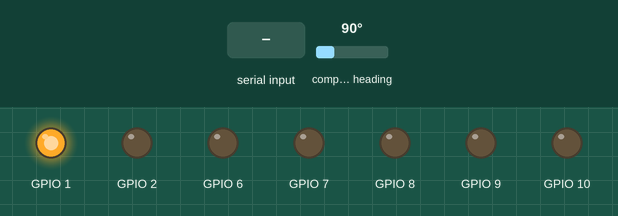
The program below on a simulated ESP32-S3. Parts: output pins drawn as LEDs (lit = HIGH). The test bench sets the inputs (shaded band); at power-on: compass heading 90°. What the program prints to the serial monitor is not drawn.

Above: at 1.2 s.
1.3 s: compass heading set to 74°
At 2.7 s:
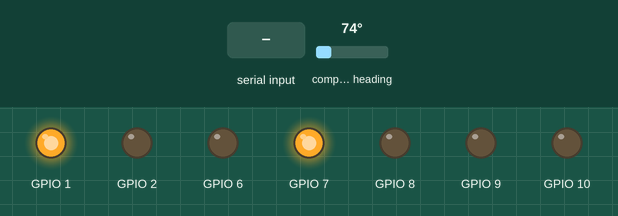
3.4 s: compass heading set to 180°
At 4.3 s:
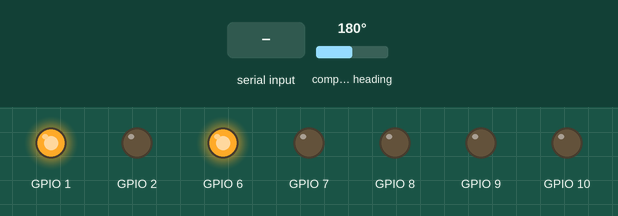
4.9 s: "M90\n" received over Serial
At 6.0 s:
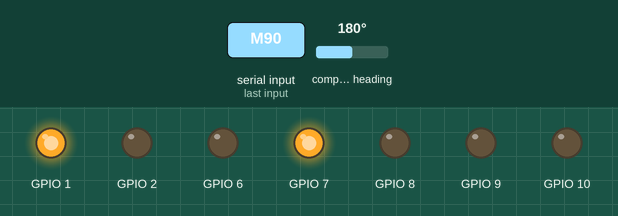
6.4 s: "M:1\n" received over Serial
At 6.41 s:
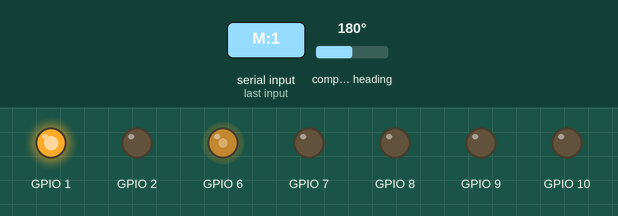
Timing chart, 0 to 8.9 s (numbered marks = the images above; inputs shaded):
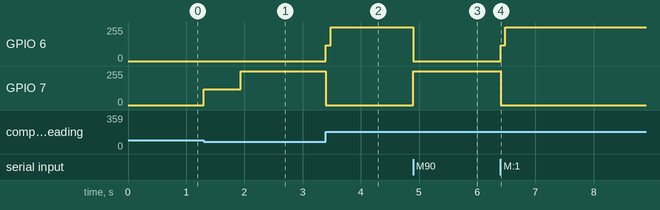

Measured:
- the behaviour switches between 79 and 78° on compass heading (found by bisection; images 0 and 1)
- after the input at 1.3 s, GPIO 7: 0/255 → 120/255 at once, → 255/255 0.64 s later
- after the input at 3.4 s, GPIO 6: 0/255 → 120/255 at once, → 255/255 0.08 s later; GPIO 7: 255/255 → 0/255 at once
- after the input at 4.9 s, GPIO 6: 255/255 → 0/255 at once; GPIO 7: 0/255 → 255/255 at once
- after the input at 6.4 s, GPIO 6: 0/255 → 120/255 at once, → 255/255 0.08 s later; GPIO 7: 255/255 → 0/255 at once

The program:

main.cpp
```cpp
#include <AS5600.h>
#include <Arduino.h>
#include <Wire.h>

AS5600 encoder;

float target_position = 0.0;
const float DEADBAND = 0.2; // Radians
const int MIN_PWM = 120;
const int MAX_PWM = 255;

// PI Controller Constants
float Kp = 50.0; // Proportional Gain
float Ki = 2.0;   // Integral Gain (start small or 0)
float integral_error = 0.0;
const float MAX_INTEGRAL = 150.0; // Integral Windup Limit

void setMotor(int pwm) {
    if (pwm > 0) {
        if (pwm < MIN_PWM) pwm = MIN_PWM;
        if (pwm > MAX_PWM) pwm = MAX_PWM;
        analogWrite(6, pwm);
        analogWrite(7, 0);
    } else if (pwm < 0) {
        pwm = -pwm;
        if (pwm < MIN_PWM) pwm = MIN_PWM;
        if (pwm > MAX_PWM) pwm = MAX_PWM;
        analogWrite(6, 0);
        analogWrite(7, pwm);
    } else {
        analogWrite(6, 0);
        analogWrite(7, 0);
    }
}

void setup() {
    // power AS5600
    pinMode(1, OUTPUT);
    pinMode(2, OUTPUT);
    digitalWrite(1, HIGH);
    digitalWrite(2, LOW);
    delay(10);

    // set up AS5600 I2C connection
    Wire.setPins(44, 43);
    Wire.begin();

    pinMode(6, OUTPUT);
    pinMode(7, OUTPUT);
    pinMode(8, OUTPUT);
    pinMode(9, OUTPUT);
    pinMode(10, OUTPUT);
    digitalWrite(8, LOW);
    digitalWrite(9, LOW);
    digitalWrite(10, LOW);

    analogWriteFrequency(1000);
    analogWriteResolution(8); // 0-255
    analogWrite(6, 0);
    analogWrite(7, 0);

    // wait for serial
    Serial.begin(921600); // Increased baud rate for lower latency
    while (!Serial) {
        delay(10);
    }

    if (!encoder.begin()) {
        while (1) {
            Serial.println("AS5600 not detected. Restarting...");
            delay(2000);
            ESP.restart();
        }
    }

    // Initialize target to current position to avoid jump on start
    target_position = (encoder.getCumulativePosition() * 2 * PI) / 4096.0;
}

void loop() {
    // Read the current angle in radians
    float current_position = (encoder.getCumulativePosition() * 2 * PI) / 4096.0;

    // Check for incoming serial data (target position)
    if (Serial.available() > 0) {
        String input = Serial.readStringUntil('\n');
        input.trim();

        // Check for GPIO command (e.g. P8:1) or Motor command (e.g. M12.34)
        if (input.length() > 0) {
            if (input.startsWith("P")) {
                int colonIndex = input.indexOf(':');
                if (colonIndex != -1) {
                    int pin = input.substring(1, colonIndex).toInt();
                    int state = input.substring(colonIndex + 1).toInt();

                    if (pin == 8 || pin == 9 || pin == 10) {
                        digitalWrite(pin, state ? HIGH : LOW);
                    }
                }
            } else if (input.startsWith("M")) {
                // Motor command
                target_position = input.substring(1).toFloat();
                integral_error = 0; // Reset integral on new target
            } else {

            }
        // Clear the serial input buffer after processing command
        while (Serial.available() > 0) {
            Serial.read();
        }
        }
    }

    // PI control
    float error = target_position - current_position;

    // Integral calculation with windup guard and zero-crossing reset
    static float last_error = 0;

    // Check for zero crossing: error sign change with respect to last_error, excluding zero itself
    if ((error != 0) && (last_error != 0) && ((error > 0) != (last_error > 0))) {
        integral_error = 0;
    }

    if (abs(error) > DEADBAND) {
        integral_error += error;
        if (integral_error > MAX_INTEGRAL) integral_error = MAX_INTEGRAL;
        if (integral_error < -MAX_INTEGRAL) integral_error = -MAX_INTEGRAL;
    } else {
        // Optional: Clear integral if within deadband to stop drift
        integral_error = 0;
    }

    last_error = error;

    float control_signal = (Kp * error) + (Ki * integral_error);

    // Invert logic based on previous user edit
    // Previous: error > 0 -> -PWM
    // Previous: error < 0 -> +PWM
    // So we negate the control signal
    int pwm_out = (int)(-control_signal);

    if (abs(error) > DEADBAND) {
        setMotor(pwm_out);
    } else {
        setMotor(0);
    }

    // Print status for GUI
    // Format: current_position
    Serial.println(current_position, 4);

    // Run faster
    delay(1);
}
```
